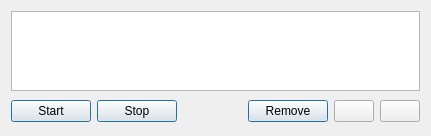
<?xml version="1.0" encoding="UTF-8"?>
<ui version="4.0">
 <class>dlg_lualist</class>
 <widget class="QWidget" name="dlg_lualist">
  <property name="geometry">
   <rect>
    <x>0</x>
    <y>0</y>
    <width>431</width>
    <height>136</height>
   </rect>
  </property>
  <property name="windowTitle">
   <string>Form</string>
  </property>
  <layout class="QGridLayout" name="gridLayout">
   <item row="0" column="0" colspan="6">
    <widget class="QListWidget" name="m_pScriptList"/>
   </item>
   <item row="1" column="0">
    <widget class="QPushButton" name="m_pRunButton">
     <property name="sizePolicy">
      <sizepolicy hsizetype="Fixed" vsizetype="Fixed">
       <horstretch>0</horstretch>
       <verstretch>0</verstretch>
      </sizepolicy>
     </property>
     <property name="text">
      <string>Start</string>
     </property>
     <property name="autoDefault">
      <bool>true</bool>
     </property>
     <property name="default">
      <bool>true</bool>
     </property>
    </widget>
   </item>
   <item row="1" column="1">
    <widget class="QPushButton" name="m_pStopButton">
     <property name="sizePolicy">
      <sizepolicy hsizetype="Fixed" vsizetype="Fixed">
       <horstretch>0</horstretch>
       <verstretch>0</verstretch>
      </sizepolicy>
     </property>
     <property name="text">
      <string>Stop</string>
     </property>
     <property name="autoDefault">
      <bool>true</bool>
     </property>
     <property name="default">
      <bool>true</bool>
     </property>
    </widget>
   </item>
   <item row="1" column="2">
    <spacer name="spacer1">
     <property name="orientation">
      <enum>Qt::Horizontal</enum>
     </property>
     <property name="sizeType">
      <enum>QSizePolicy::MinimumExpanding</enum>
     </property>
     <property name="sizeHint" stdset="0">
      <size>
       <width>20</width>
       <height>28</height>
      </size>
     </property>
    </spacer>
   </item>
   <item row="1" column="3">
    <widget class="QPushButton" name="m_pRemoveButton">
     <property name="sizePolicy">
      <sizepolicy hsizetype="Fixed" vsizetype="Fixed">
       <horstretch>0</horstretch>
       <verstretch>0</verstretch>
      </sizepolicy>
     </property>
     <property name="text">
      <string>Remove</string>
     </property>
     <property name="autoDefault">
      <bool>true</bool>
     </property>
     <property name="default">
      <bool>true</bool>
     </property>
    </widget>
   </item>
   <item row="1" column="4">
    <widget class="QPushButton" name="m_pScriptUp">
     <property name="text">
      <string/>
     </property>
    </widget>
   </item>
   <item row="1" column="5">
    <widget class="QPushButton" name="m_pScriptDown">
     <property name="text">
      <string/>
     </property>
    </widget>
   </item>
  </layout>
 </widget>
 <resources/>
 <connections/>
</ui>
